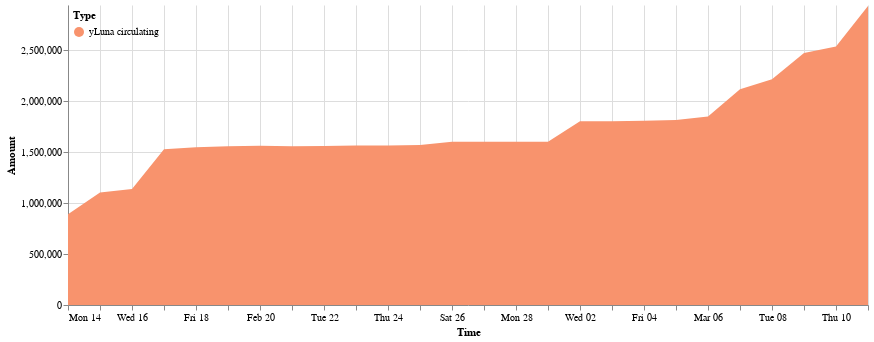

Notebook cell for this chart:
### Code cell
cp = ChartProvider()
domain = ['yLuna circulating']
range_ = ['#f8936d']
cp.get_yluna_time_area_chart(daily_delta_rf, 
               alt.Scale(domain=domain, range=range_),
               min_date = daily_delta_rf.Time.min(),
               max_date = daily_delta_rf.Time.max(),
               top_padding = 10000
        ).properties(width=800).configure_view(strokeOpacity=0)

### Figure 1 — Vega-Lite specification as saved in the notebook (floating-point values rounded to 4 significant figures)
{"config": {"view": {"continuousWidth": 400, "continuousHeight": 300, "strokeOpacity": 0}}, "data": {"name": "data-096f40a7e0ca34115eb6f46e0d3f0183"}, "mark": "area", "encoding": {"color": {"field": "Type", "legend": {"direction": "vertical", "legendY": 0, "orient": "none", "padding": 5}, "scale": {"domain": ["yLuna circulating"], "range": ["#f8936d"]}, "type": "nominal"}, "tooltip": [{"field": "Time", "format": "%Y-%m-%d", "type": "temporal"}, {"field": "Type", "type": "nominal"}, {"field": "Amount (millions)", "type": "nominal"}], "x": {"field": "Time", "scale": {"domain": ["2022-02-14", "2022-03-11"]}, "type": "temporal"}, "y": {"field": "Amount", "scale": {"domain": [0, 2947000.0]}, "type": "quantitative"}}, "width": 800, "$schema": "https://vega.github.io/schema/vega-lite/v4.17.0.json", "datasets": {"data-096f40a7e0ca34115eb6f46e0d3f0183": [{"Time": "2022-02-14", "Amount signed": 890600.0, "Amount": 890600.0, "Type": "yLuna circulating", "Amount (millions)": "0.89M"}, {"Time": "2022-02-15", "Amount signed": 213600.0, "Amount": 1104000.0, "Type": "yLuna circulating", "Amount (millions)": "1.1M"}, {"Time": "2022-02-16", "Amount signed": 36280.0, "Amount": 1141000.0, "Type": "yLuna circulating", "Amount (millions)": "1.14M"}, {"Time": "2022-02-17", "Amount signed": 390600.0, "Amount": 1531000.0, "Type": "yLuna circulating", "Amount (millions)": "1.53M"}, {"Time": "2022-02-18", "Amount signed": 19640.0, "Amount": 1551000.0, "Type": "yLuna circulating", "Amount (millions)": "1.55M"}, {"Time": "2022-02-19", "Amount signed": 9064.0, "Amount": 1560000.0, "Type": "yLuna circulating", "Amount (millions)": "1.56M"}, {"Time": "2022-02-20", "Amount signed": 5244.0, "Amount": 1565000.0, "Type": "yLuna circulating", "Amount (millions)": "1.57M"}, {"Time": "2022-02-21", "Amount signed": -5322.0, "Amount": 1560000.0, "Type": "yLuna circulating", "Amount (millions)": "1.56M"}, {"Time": "2022-02-22", "Amount signed": 2106.0, "Amount": 1562000.0, "Type": "yLuna circulating", "Amount (millions)": "1.56M"}, {"Time": "2022-02-23", "Amount signed": 4917.0, "Amount": 1567000.0, "Type": "yLuna circulating", "Amount (millions)": "1.57M"}, {"Time": "2022-02-24", "Amount signed": 59.87, "Amount": 1567000.0, "Type": "yLuna circulating", "Amount (millions)": "1.57M"}, {"Time": "2022-02-25", "Amount signed": 4428.0, "Amount": 1571000.0, "Type": "yLuna circulating", "Amount (millions)": "1.57M"}, {"Time": "2022-02-26", "Amount signed": 32790.0, "Amount": 1604000.0, "Type": "yLuna circulating", "Amount (millions)": "1.6M"}, {"Time": "2022-02-27", "Amount signed": 862.6, "Amount": 1605000.0, "Type": "yLuna circulating", "Amount (millions)": "1.6M"}, {"Time": "2022-02-28", "Amount signed": -740.1, "Amount": 1604000.0, "Type": "yLuna circulating", "Amount (millions)": "1.6M"}, {"Time": "2022-03-01", "Amount signed": -406.1, "Amount": 1604000.0, "Type": "yLuna circulating", "Amount (millions)": "1.6M"}, {"Time": "2022-03-02", "Amount signed": 201300.0, "Amount": 1805000.0, "Type": "yLuna circulating", "Amount (millions)": "1.81M"}, {"Time": "2022-03-03", "Amount signed": 1108.0, "Amount": 1806000.0, "Type": "yLuna circulating", "Amount (millions)": "1.81M"}, {"Time": "2022-03-04", "Amount signed": 2958.0, "Amount": 1809000.0, "Type": "yLuna circulating", "Amount (millions)": "1.81M"}, {"Time": "2022-03-05", "Amount signed": 8203.0, "Amount": 1817000.0, "Type": "yLuna circulating", "Amount (millions)": "1.82M"}, {"Time": "2022-03-06", "Amount signed": 35120.0, "Amount": 1852000.0, "Type": "yLuna circulating", "Amount (millions)": "1.85M"}, {"Time": "2022-03-07", "Amount signed": 267300.0, "Amount": 2120000.0, "Type": "yLuna circulating", "Amount (millions)": "2.12M"}, {"Time": "2022-03-08", "Amount signed": 97090.0, "Amount": 2217000.0, "Type": "yLuna circulating", "Amount (millions)": "2.22M"}, {"Time": "2022-03-09", "Amount signed": 257800.0, "Amount": 2475000.0, "Type": "yLuna circulating", "Amount (millions)": "2.47M"}, {"Time": "2022-03-10", "Amount signed": 65280.0, "Amount": 2540000.0, "Type": "yLuna circulating", "Amount (millions)": "2.54M"}, {"Time": "2022-03-11", "Amount signed": 397100.0, "Amount": 2937000.0, "Type": "yLuna circulating", "Amount (millions)": "2.94M"}]}}
